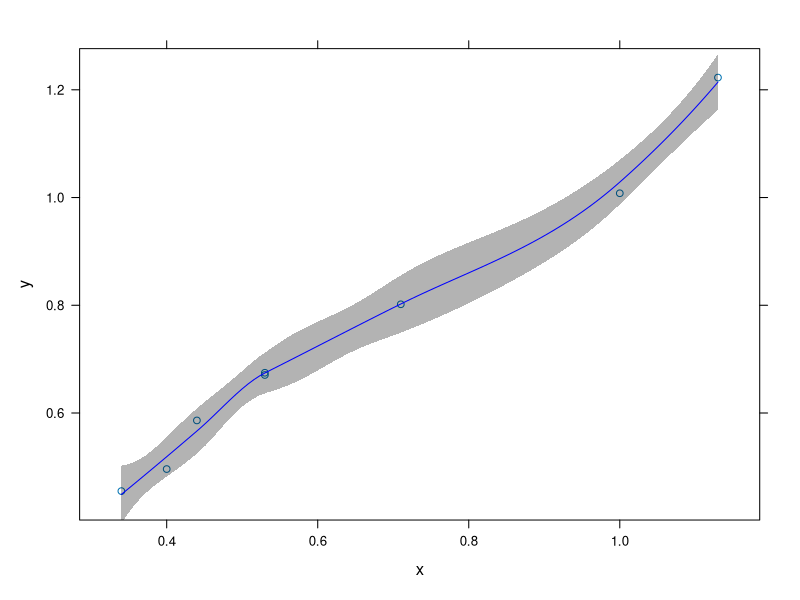
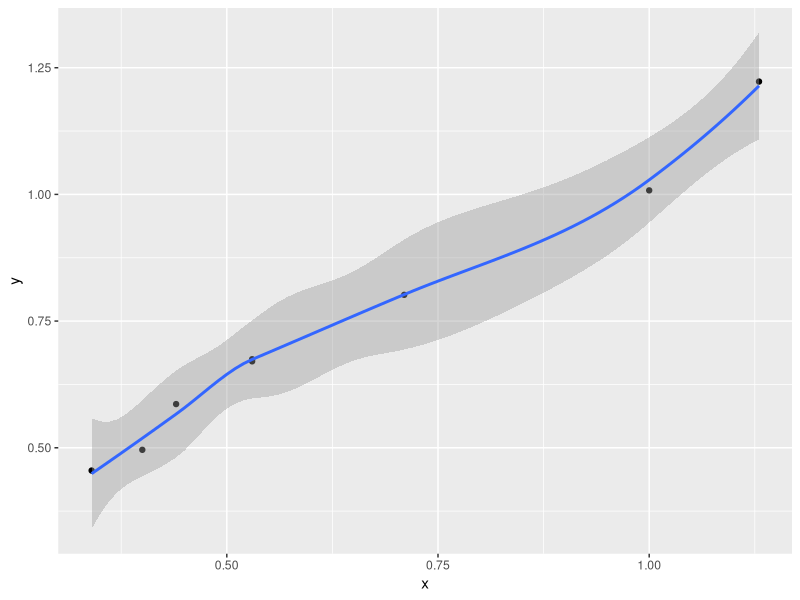

Write the R code that produced these figures, in order.
#Divya Mahendra - Code for Figure V
library(lattice)
library(ggplot2)
library(latticeExtra)
library(gridExtra)

#Diamonds DataSet
data(diamonds)

#Exercise 1
#Subset one - diamonds that only of 'ideal quality'
#Subset two - contains rest excluding color J
diamonds.ideal <- subset(diamonds, cut=="Ideal")
diamonds.exJ <- subset(diamonds, cut!="Ideal" & color!="J")


#Excercise 2
#aggregate the first dataframe from exercise I as mean carat per clarity and second one as median carat per clarity
mean_clarity <- aggregate(diamonds.ideal$carat, by=list(diamonds.ideal$clarity), FUN=mean)
median_clarity <- aggregate(diamonds.ideal$carat, by=list(diamonds.ideal$clarity), FUN=median)
names(mean_clarity) <- c("clarity", "carat")
names(median_clarity) <- c("clarity", "carat")


#Excercise 3 - Sort the data Frame according to carat
mean_clarity_sort <- mean_clarity[order(mean_clarity$carat),]


#Exercise 4 - Merge the two data frames from exercise II
clarity.mean.median <- merge(mean_clarity, median_clarity, by.x="clarity", by.y="clarity")
names(clarity.mean.median) <- c("Clarity", "Mean Carat", "Median Carat")

######
#Exercise 5 - create scatterplot of mean(y) vs. median(x) carat using merged data from exercise IV with standard confidence intervals
x=median_clarity$carat
y=mean_clarity$carat

pdf("fig_v.pdf") #name of the pdf file for output
#lattice plot
scatter.carat.lattice <- xyplot(y ~ x, 
                                data=clarity.mean.median,
                                panel = function(x, y, ...){
                                  panel.xyplot(x, y, ...)
                                  panel.smoother(x, y,
                                                 col = "blue",
                                                 col.se = "black",
                                                 alpha.se = 0.3
                                  )
                                })

#ggplot2 plot
scatter.carat.ggplot <- ggplot(clarity.mean.median, aes(x, y) ) + geom_point() + stat_smooth()

scatter.carat.lattice
scatter.carat.ggplot 
invisible(dev.off())
